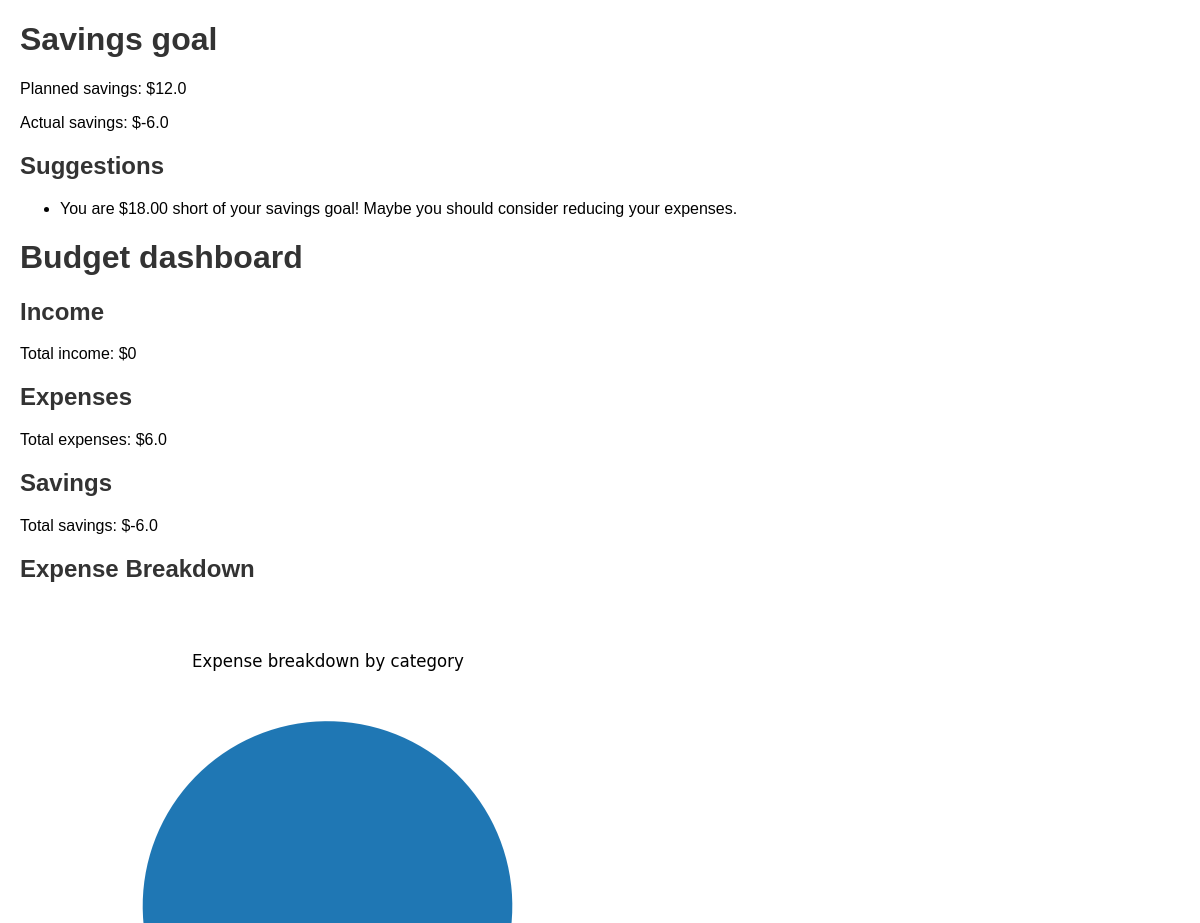
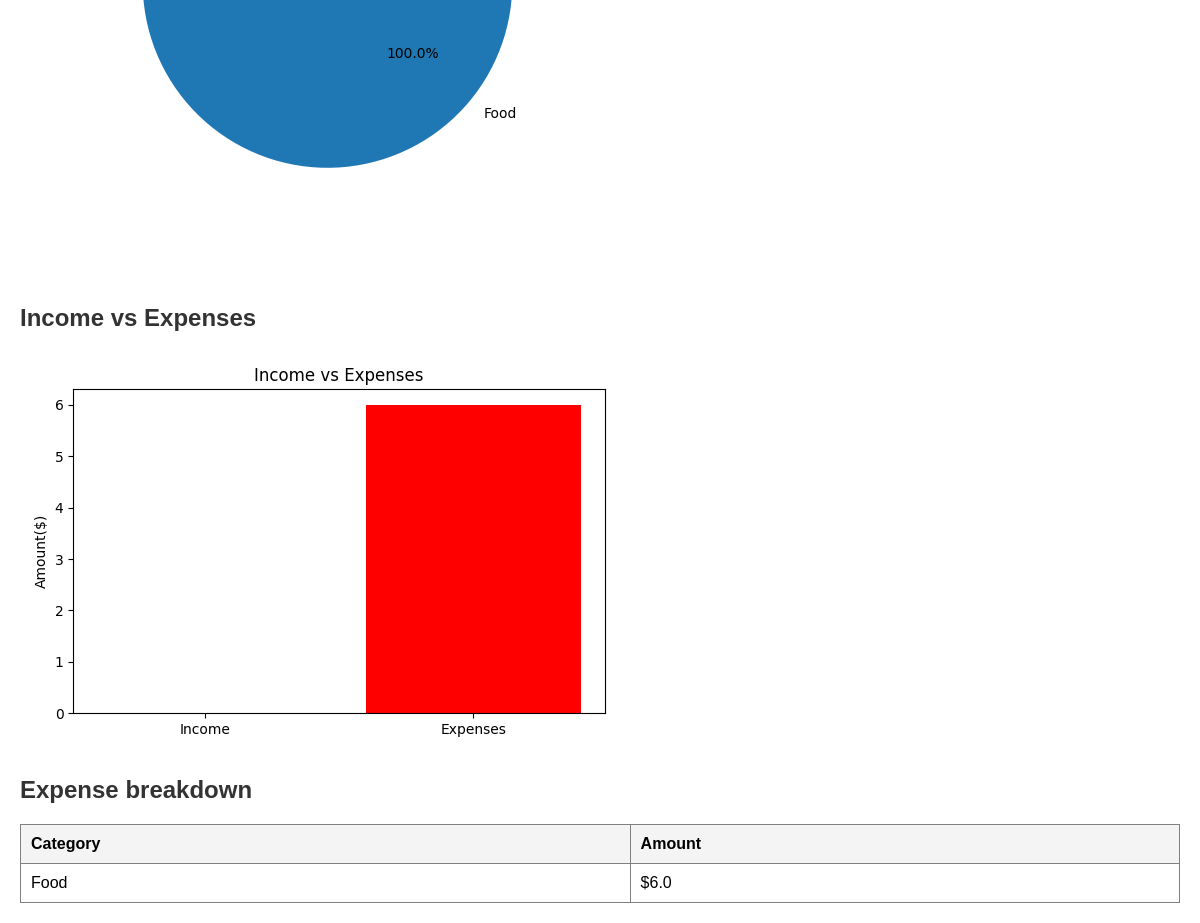
/dashboard, run on the app's committed database (2 pictures, top to bottom).
### tables this page shows
CREATE TABLE savings_goal(id INTEGER PRIMARY KEY, amount REAL NOT NULL);

CREATE TABLE expenses ( id INTEGER PRIMARY KEY AUTOINCREMENT,category TEXT NOT NULL, amount REAL NOT NULL,date TEXT NOT NULL);

### app.py (the view)
@app.route("/dashboard")
def dashboard():
    conn = sqlite3.connect("database.db")
    cursor = conn.cursor()
    cursor.execute("SELECT SUM(amount) FROM income")
    total_income= cursor.fetchone()[0] or 0
    cursor.execute("SELECT SUM(amount) FROM expenses")
    total_expenses = cursor.fetchone()[0] or 0
    cursor.execute("SELECT amount from savings_goal WHERE id=?",(1,))
    savings_goal = cursor.fetchone()
    savings_goal=savings_goal[0] if savings_goal else 0
    total_savings = total_income - total_expenses
    suggestions= []
    if total_income == 0 and total_expenses == 0:
        suggestions.append("No data to show.")
    elif total_savings < savings_goal:
        deficit = savings_goal - total_savings
        suggestions.append(f"You are ${deficit:.2f} short of your savings goal! Maybe you should consider reducing your expenses.")
    else:
        suggestions.append(f"You are doing a great job meeting your savings goal of ${savings_goal}!")
    cursor.execute("SELECT category, SUM(amount) FROM expenses GROUP BY category")
    expense_summary= {row[0]: row[1] for row in cursor.fetchall()}
    conn.close()
    if expense_summary:
        values = list(expense_summary.values())
        labels = list(expense_summary.keys())
        plt.figure(figsize=(6, 6))
        plt.pie(values, labels = labels, autopct="%1.1f%%", startangle = 140)
        plt.title("Expense breakdown by category")
        os.makedirs("static", exist_ok=True)
        chart_path=os.path.join("static", "expense_pie_chart.png")
        if os.path.exists(chart_path):
            os.remove(chart_path)
        plt.savefig(chart_path)
        plt.close()
    else:
        chart_path= None
    if total_income == 0 and total_expenses == 0:
        bar_chart_path = None
    else:
        plt.figure(figsize=(6,4))
        categories = ["Income","Expenses"]
        amounts = [total_income, total_expenses]
        plt.bar(categories, amounts, color=(["green","red"]))
        plt.title("Income vs Expenses")
        plt.ylabel("Amount($)")
        plt.tight_layout()
        bar_chart_path = os.path.join("static", "income_vs_expenses.png")
        if os.path.exists(bar_chart_path):
            os.remove(bar_chart_path)
        plt.savefig(bar_chart_path)
        plt.close()
    return render_template("dashboard.html", savings_goal=savings_goal, suggestions = suggestions, total_income=total_income,total_expenses=total_expenses, total_savings=total_savings, expense_summary=expense_summary, chart_path=chart_path, bar_chart_path=bar_chart_path)

### templates/dashboard.html (shortened to what this page needs)
<!DOCTYPE html>
<html lang="en">
    <head>
        <link rel="stylesheet" href="{{ url_for('static', filename='styles.css') }}">
    </head>
    <body>
        <div>
        <h1>Savings goal</h1>
        <p>Planned savings: ${{ savings_goal }} </p>
        <p>Actual savings:  ${{ total_savings }} </p>
        <h2> Suggestions</h2>
        <ul>
            {% for suggestion in suggestions %}
            <li>{{suggestion}} </li>
            {% endfor %}
        </ul>
        </div>
        <h1>Budget dashboard</h1>
        <h2>Income</h2>
            <p>Total income: ${{ total_income }} </p>
        <h2>Expenses</h2>
            <p>Total expenses: ${{total_expenses}} </p>
        <h2>Savings</h2>
            <p>Total savings: ${{total_savings}}</p>
        <h2>Expense Breakdown</h2>
        {% if chart_path %}
        <img src="{{ url_for('static', filename='expense_pie_chart.png') }}" alt="Expense Breakdown">
        {% else %}
        <p>No expenses recorded yet.</p>
        {% endif %}
        <h2>Income vs Expenses</h2>
         {% if bar_chart_path %}
         <img src="{{url_for('static', filename='income_vs_expenses.png') }}" alt="Income vs Expenses">
         {% else %}
         <p>No data to show</p>
        {% endif %}
        <h2>Expense breakdown</h2>
        <table border="1">
            <thead>
                <tr>
                    <th>Category</th>
                    <th>Amount</th>
                </tr>
            </thead>
            <tbody>
                {%for category, amount in expense_summary.items()%}
                <tr>
                    <td>{{category}}</td>
                    <td>${{amount}}</td>
                </tr>
                {% endfor %}
            </tbody>
        </table >
    </body>
</html>

### static/styles.css (style rules this page uses)
body { font-family: Arial, sans-serif; margin: 20px; padding: 0; }
h1, h2 { color: #333; }
table { width: 100%; border-collapse: collapse; margin-top: 20px; }
table, th, td { order: 1px solid #ccc; }
th, td { padding: 10px; text-align: left; }
th { background-color: #f4f4f4; }

### data on the page
savings_goal: amount "12.0"
expenses: category "Food", amount "6.0"

### other printed values
{{ total_savings }} "-6.0"
{{ suggestion }} "You are $18.00 short of your savings goal! Maybe you should consider reducing your expenses."
{{ total_income }} "0"
{{ total_expenses }} "6.0"
